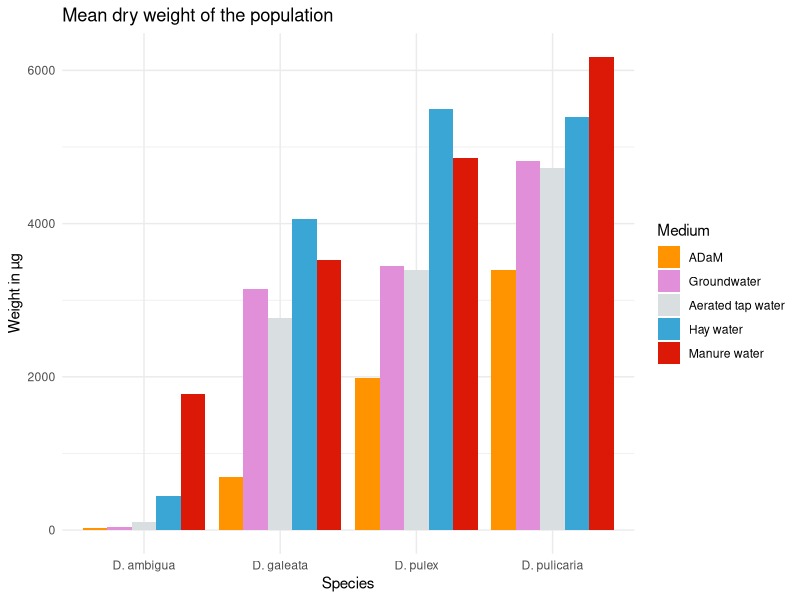

Source code (R): (Note: this script raises an error after producing the figure.)
library(readxl)
library(tidyverse)
library(here)

dataraw <- read_excel(here("data_raw/Weighingsheet.xlsx"), range = "A1:E61", na = "NA")

data <- dataraw %>% mutate("WeightIncrease_µg" = WeightTotal - WeightFilter)

summary <- data %>% group_by(Medium, Species) %>% summarize(Weight = mean(WeightIncrease_µg, na.rm = TRUE))

ggplot(data = summary, aes(x = Species, y = Weight, fill = Medium))+
  geom_col(position = "dodge")+
  theme_minimal()+
  labs(y = "Weight in µg",
       title = "Mean dry weight of the population")+
  scale_fill_manual(values = c("#Ff9400", "#E28fd9", "#D9dee0", "#39a6d6", "#Dc1906"),
                               labels = c("ADaM", "Groundwater", "Aerated tap water", "Hay water", "Manure water"))

data %>% filter(! Medium == "KM" | ! Species == "D. galeata") %>% group_by(Medium, Species) %>%
  summarise(p.value.sw = shapiro.test(WeightIncrease_µg)$p.value) 

species <- c("D. pulex", "D. pulicaria", "D. galeata", "D. ambigua")

for (i in species) {
  print(i)
  dataF <- data %>% filter(Species == i)
  print(leveneTest(WeightIncrease_µg ~ Medium, data = dataF)) 
  
  res_aov <- aov(WeightIncrease_µg ~ Medium, data = dataF)
  print(summary(res_aov))
  print(TukeyHSD(res_aov))
}
